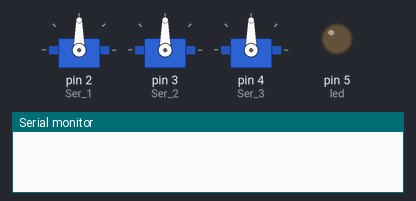
Recording of a sketch running on a simulated Arduino Uno, built with avr-gcc and run on an emulated ATmega328P. On the bench: 3 × servo, output pins drawn as LEDs (lit = HIGH), the last lines printed to the serial monitor.

Above: at 0.1 s.
At 5.8 s:
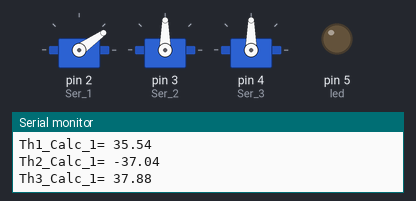
At 9.5 s:
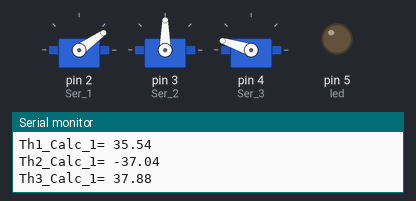
At 13.9 s:
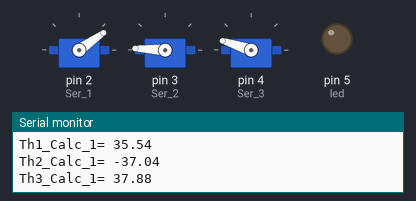
Timing chart, 0 to 15.4 s (numbered marks = the images above):
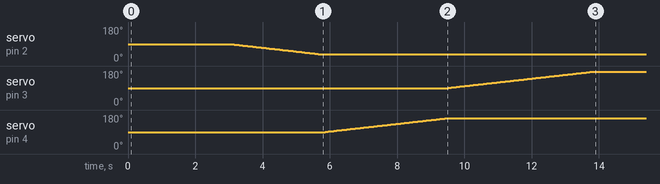

The sketch:

3Dof_Version_2.ino
```cpp
//for atan2(y,x)
#include <math.h>

//for servo control
#include <Servo.h>
//declare my three servos (pins are declared later)
Servo Ser_1;
Servo Ser_2;
Servo Ser_3;

//if you use a led for error indicator:
int led=5;

//all variables
//change l1, l2 and l3 according to your robotic arm lengths.
double l1=7.6, l2=7.9, l3=10.9; //the lengths of the arms
int x, y, z; //for the position in space
double Th1=90, Th2=90, Th3=90; //initial angles (when arduino starts)
double Final_Deg=0, Diff =0;
bool Th3_Ph_Range_Error=false, Th2_Ph_Range_Error=false, C3_Error=false;
int k=0;
double Th1_Calc_1, Th2_Calc_1, Th3_Calc_1; //usef for first solution
double Th1_Calc_2, Th2_Calc_2, Th3_Calc_2; //used for second solution
//below, the functions that convert from the practical values to the theoritical values, change them accoridingly.
double TH1(int Deg){
  return Deg;
}

double TH2(int Deg){
  return (-Deg) + 140;
}

double TH3(int Deg){
  return Deg +125;
}

//Angle limits, change accordingly
float Th2_max_negative= -47;
float Th2_max_positive= 67;
float Th3_max_positive= +153;
float Th3_max_negative= -135.5;


int i;
double C3_Result;
//all functions

//function used many times to convert from rad to deg
double Rad_To_Deg(double Conv){
  return Conv* 57.2957;
}

//will be needed for the rest of functions
double C3(int x,int y,int z){
  C3_Result = (sq(x)+sq(y)+sq(z-l1)-sq(l2)-sq(l3))/(2*l2*l3);
  //C3 has limitation due to square root. these limitations should not be exceeded (dont enter big x,y,z)
  if(C3_Result<(-1) || C3_Result>1){
    Serial.println("out of range, C3_Error");
    C3_Error = true;
  }
  else{
    C3_Error=false;
    return C3_Result;
  }
}

//will be needed for the rest of functions. for Up elbow solution, let last parameter be false by default. For down elbow solution, S3 should be <0 so let change last parameter to true.
//the limitations of the sqrt have already been solved to the C3_Result, so there is no need to check the S3 sqrt limitation.
double S3(int x,int y,int z, bool Second_Solution=false){
  if (Second_Solution==false){//up elbow slution
      return sqrt(1-sq(C3(x,y,z)));
  }
  else if(Second_Solution==true){//down elbow solution
    return -sqrt(1-sq(C3(x,y,z)));
  }

}

//Angle Th1(base)
double Th_1(int x,int y) {
  if (C3_Error==false){//if sqrt limitations are not violated..
   return Rad_To_Deg(atan2 (y,x)); //reverse x and y cause the library is reversed
  }
}

//Angle Th2
double Th_2(int x, int y, int z, bool Second_Solution=false){
  if (C3_Error==false){//if sqrt limitations are not violated..
   return Rad_To_Deg(atan2(z-l1, sqrt(sq(x)+ sq(y))) - atan2(l3*S3(x,y,z,Second_Solution), l2+(l3*C3(x,y,z))));
  }
}

//Angle Th3
double Th_3(int x,int y,int z,bool Second_Solution=false){
  if (C3_Error == false){//if sqrt limitations are not violated..
      return Rad_To_Deg(atan2(S3(x,y,z, Second_Solution),C3(x,y,z)));
  }
}

//Function that checks the physical limitations of th1, th2, th3 angles. i needed to use a function, because i will use it twice every time we calculate the angles (up albow solution and down elbow solution)
void Physical_Limitations_Check(double Th2_Calc, double Th3_Calc){
     //in case you are using a different arm, you should change te physical angle range limitations
   //physical limitations should change according to calibration settings
      if(Th2_Calc<(Th2_max_negative) || Th2_Calc>(Th3_max_positive)){//if there is a physical limitation, then Ph_Range_error=true
        Th2_Ph_Range_Error=true;
        Serial.println("Th2_Calc range violation");
      }
      else{
        Th2_Ph_Range_Error=false;
      }

      if(Th3_Calc< (Th3_max_negative) || Th3_Calc>(Th2_max_positive)){
        Th3_Ph_Range_Error=true;
        Serial.println("Th3_Calc range violation");
      }
      else{
        Th3_Ph_Range_Error=false;
      }
}

//OUR MAIN Function where we will give the coordinates and will unite all the Th_ functions to save the desired degrees
void Inverse_Calc(int x,int y,int z){
  //checking if C3(x,y,z)'s limitations are not violated (c3 has a limitation due to sqrt)
   C3(x,y,z);// if there will be an error, C3_Error variable will change to true.

   if(C3_Error == false){//if the c3 limitation is not violated (due to S3 sqrt)...
          //Save each degree values to the corresponding variables. Solve for both up elbow solution and down elbow solution (2nd slution)
      //first solution
      Th1_Calc_1=Th_1(x,y);
      Th2_Calc_1=Th_2(x,y,z);
      Th3_Calc_1=Th_3(x,y,z);
      //second solution
      Th1_Calc_2=Th_1(x,y);
      Th2_Calc_2=Th_2(x,y,z,true);
      Th3_Calc_2=Th_3(x,y,z,true);


      Serial.print("Th1_Calc_1= ");
      Serial.println(Th1_Calc_1);
      Serial.print("Th2_Calc_1= ");
      Serial.println(Th2_Calc_1);
      Serial.print("Th3_Calc_1= ");
      Serial.println(Th3_Calc_1);
   }
   else{
    Serial.println("C3_Error occured");
    digitalWrite(led,1);
   }


  Physical_Limitations_Check(Th2_Calc_1, Th3_Calc_1);


   if (((C3_Error==false) && (Th2_Ph_Range_Error==false)) && (Th3_Ph_Range_Error==false) && y>=0){//if there is no error, continue..
      Servo_Mov(1,Th1_Calc_1);
      Servo_Mov(3,Th3_Calc_1);
      Servo_Mov(2,Th2_Calc_1);
   }
  else{
    Serial.println("Limitations Violated for first solution");

    Th2_Ph_Range_Error=false;
    Th3_Ph_Range_Error=false;

    if(C3_Error==false){
      Serial.println("Since C3_Error==false, we can Check second solution");
      Physical_Limitations_Check(Th2_Calc_2, Th3_Calc_2);
      if (((C3_Error==false) && (Th2_Ph_Range_Error==false)) && (Th3_Ph_Range_Error==false) && y>=0){//if there is no error, continue..
      Serial.print("Th1_Calc_2= ");
      Serial.println(Th1_Calc_2);
      Serial.print("Th_Calc_2= ");
      Serial.println(Th2_Calc_2);
      Serial.print("Th3_Calc_2= ");
      Serial.println(Th3_Calc_2);

        Servo_Mov(1,Th1_Calc_2);
        Servo_Mov(3,Th3_Calc_2);
        Servo_Mov(2,Th2_Calc_2);

    }
    else {
      Serial.println("Physical limitations cannot cope with 1st or 2nd solution");
      digitalWrite(led,1);
    }
  }
}
      C3_Error= false;
      Th2_Ph_Range_Error=false;
      Th3_Ph_Range_Error=false;
}

//Calibration and Function that helps the servos go smoothly from one position to another. We need this so that servos wont move violently from one position to another
void Servo_Mov(int Ser_Num, double Deg){
//calibration

//First Servo ======================================
  if (Ser_Num == 1){
//Servo 1 doesnt need calibration, deg we give are the degs it outputs
    Final_Deg= TH1(Deg);
//check if the Deg we want is already the one it has (it doesnt need to move in this case)
    Diff= Th1-Final_Deg;

    if (Diff == 0){
      Ser_1.write(Th1);
    }
    else if (Diff<0){ //if the degs are different(either smaller of bigger, it will move accordingly)
      for (i=Th1; i<=Final_Deg; i++){
      Ser_1.write(i);
      delay(50);//delay is the key to make it move smoothly.
      }
      Th1=Final_Deg;
    }
    else if(Diff>0){
      for (i=Th1; i>=Final_Deg; i--){
      Ser_1.write(i);
      delay(50);
    }
    Th1=Final_Deg;
   }
  }

  //Second Servo========================================
  else if(Ser_Num == 2){
    Final_Deg= TH2(Deg); //the second and third servo need calibradion. This is the optimal i came up with.


    Diff= Th2-Final_Deg;

    if (Diff == 0){
      Ser_2.write(Th2);
    }
    else if (Diff<0){
      for (i=Th2; i<=Final_Deg; i++){
              Ser_2.write(i);
              delay(50);
               }
               Th2=Final_Deg;
              }
    else if(Diff>0){
      for (i=Th2; i>=Final_Deg; i--){
      Ser_2.write(i);
      delay(50);
    }
    Th2=Final_Deg;
   }
  }
  //Servo 3============================================
  else if(Ser_Num == 3){
   Final_Deg= TH3(Deg);

    Diff= Th3-Final_Deg;


    if (Diff == 0){
      Ser_3.write(Th3);
    }
    else if (Diff<0){
      for (i=Th3; i<=Final_Deg; i++){
              Ser_3.write(i);
              delay(50);
               }
               Th3=Final_Deg;
              }
    else if(Diff>0){
      for (i=Th3; i>=Final_Deg; i--){
      Ser_3.write(i);
      delay(50);
    }
    Th3=Final_Deg;
   }
  }
}


void setup() {
//declare which pin are my servos attached
Ser_1.attach(2);
Ser_2.attach(3);
Ser_3.attach(4);

//if ur using a led for error indicator
pinMode(led,OUTPUT);

delay(3000);
//Start serial port
Serial.begin(9600);
Inverse_Calc(14,10,3);

}

void loop() {

  //add a delay
  delay(1000);
}
```
